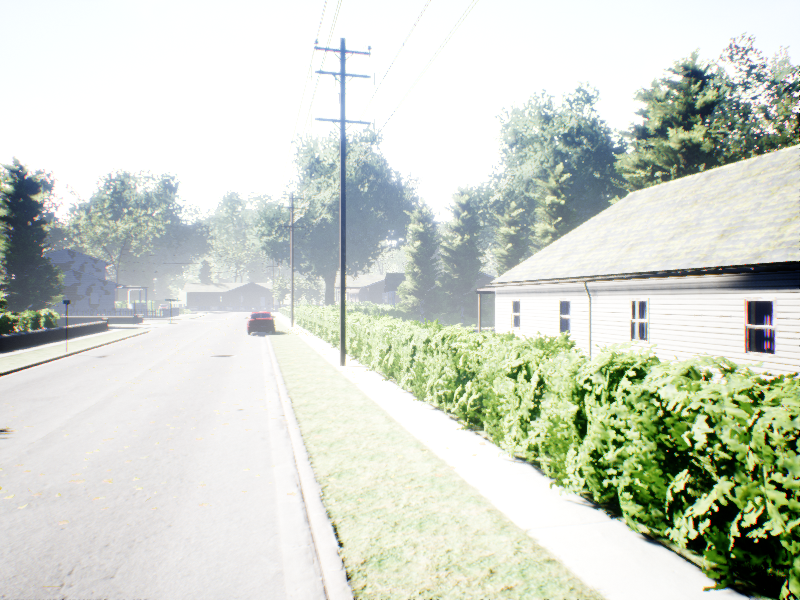
#> input picture js_recursive_stereo/resources/AirSimNeighbourhood/images/left_00012.png, 800 x 600 px
$ python generate_pcl.py
#> lines starting #> are read from the running program, lines starting #| are printed output that depends on the picture; after the words box and inside, x2 and y2 are one past the last pixel; in counts of white or black regions, pixels touching at a corner belong together
import numpy as np
import cv2

# Copied from https://github.com/utiasSTARS/pykitti/blob/master/pykitti/utils.py
def read_calib_file(filepath):
    """Read in a calibration file and parse into a dictionary."""
    data = {}
    with open(filepath, 'r') as f:
        for line in f.readlines():
            key, value = line.split(':', 1)
            # The only non-float values in these files are dates, which
            # we don't care about anyway
            try:
                data[key] = np.array([float(x) for x in value.split()])
            except ValueError:
                pass
    return data

# Focal Length in [pix]
f                           =    573.2981
# u-Coordinate of Center Point in [pix]
c_u                         =    399.5661
# u-Coordinate of Center Point in [pix]
c_v                         =    295.6579
# baseline with respect to reference camera 0 in [m]
b                           =    0.1400

Q = np.matrix(
    [[ 0,         0,         0,          f],
     [-1.0000,    0,         0,          c_u],
     [ 0,        -1.0000,    0,          c_v],
     [ 0,         0,         1/b,        0]])

ply_header = '''ply
format ascii 1.0
element vertex %(vert_num)d
property float x
property float y
property float z
property uchar red
property uchar green
property uchar blue
end_header
'''

def write_ply(fn, verts, colors):
    verts = verts.reshape(-1, 3)
    colors = colors.reshape(-1, 3)
    verts = np.hstack([verts, colors])
    with open(fn, 'wb') as f:
        f.write((ply_header % dict(vert_num=len(verts))).encode('utf-8'))
        np.savetxt(f, verts, fmt='%f %f %f %d %d %d ')

# Following part for converting a disparity image to a PointCloud was originally copied from
# https://stackoverflow.com/questions/45325795/point-cloud-from-kitti-stereo-images

imgC = cv2.imread('../../resources/AirSimNeighbourhood/images/left_00012.png')
#> imgC is the input picture: shape (600, 800, 3); mean B, G, R 202.4, 213.7, 207.8
imgL = cv2.imread('../../resources/AirSimNeighbourhood/images/left_00012.png')
imgR = cv2.imread('../../resources/AirSimNeighbourhood/images/right_00012.png')
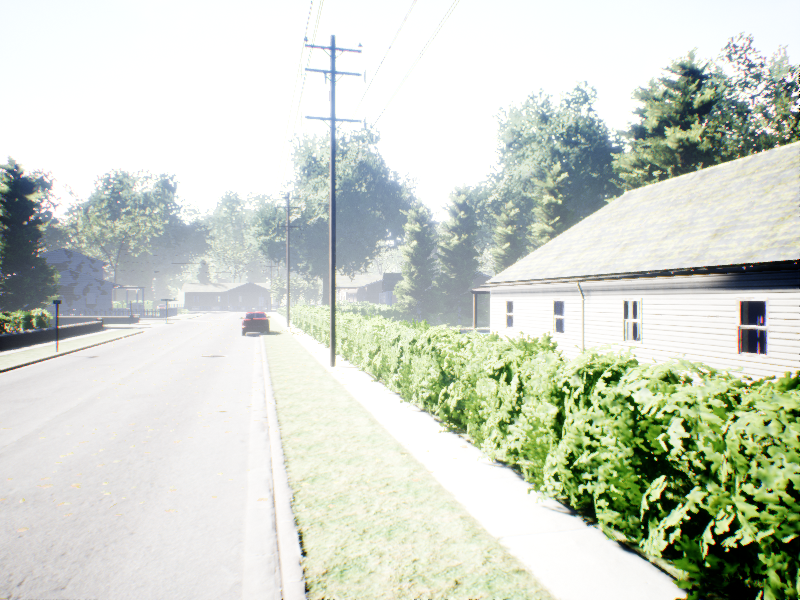
#> input picture js_recursive_stereo/resources/AirSimNeighbourhood/images/right_00012.png, 800 x 600 px
#> imgR is the input picture: shape (600, 800, 3); mean B, G, R 200.8, 212.9, 206.6

window_size = 9
minDisparity = 1
stereo = cv2.StereoSGBM_create(
    blockSize=10,
    numDisparities=64,
    preFilterCap=10,
    minDisparity=minDisparity,
    P1=4 * 3 * window_size ** 2,
    P2=32 * 3 * window_size ** 2
)

print('computing disparity...')
disp = stereo.compute(imgL, imgR).astype(np.float32) / 16.0
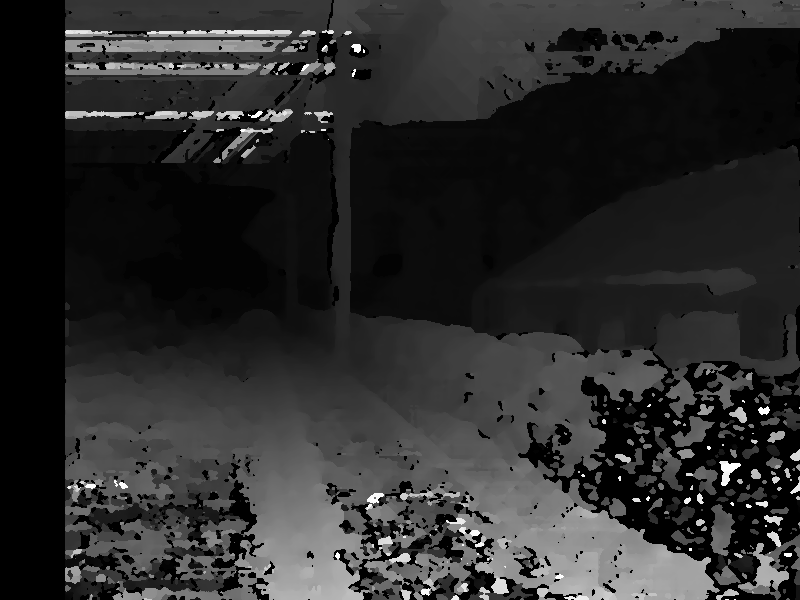
#> disp: shape (600, 800) float32; min 0, max 64, mean 11.1; drawn with min black and max white


points = cv2.reprojectImageTo3D(disp, Q)
#> points: shape (600, 800, 3) float32; 17.48% of the values are NaN or infinite; the others: min -55.92, max 80.26, mean 6.02
colors = cv2.cvtColor(imgC, cv2.COLOR_BGR2RGB)
mask = disp > disp.min()
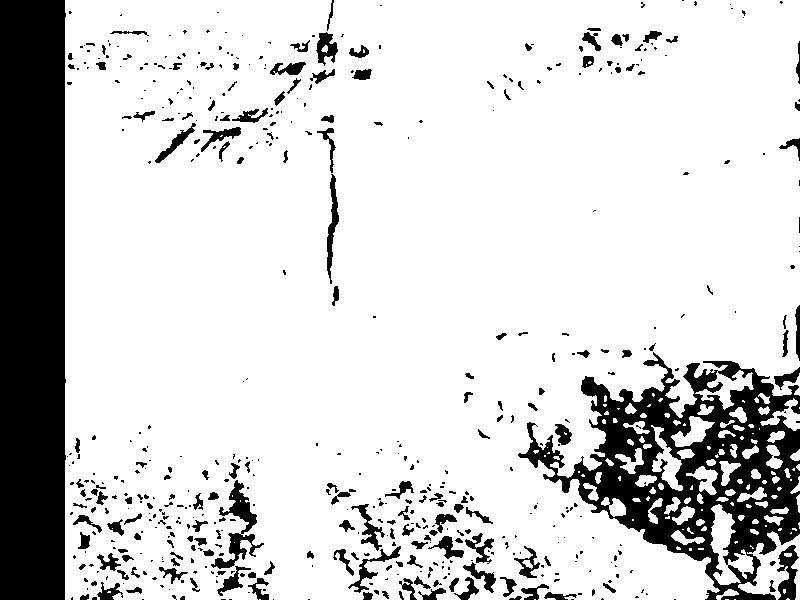
#> mask: shape (600, 800) bool; 82.5% white; 541 black regions (365 under 20 px), largest, box (x1, y1, x2, y2) and area: (0, 0, 66, 600) 39013, (518, 352, 800, 600) 25874, (211, 480, 264, 569) 1308
out_points = points[mask]
out_colors = colors[mask]
out_fn = 'out.ply'
write_ply('out.ply', out_points, out_colors)
print('%s saved' % 'out.ply')
